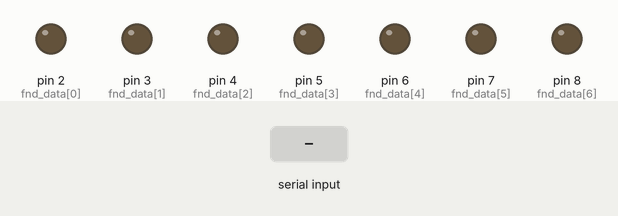
The sketch below on a simulated Arduino Uno, built with avr-gcc and run on an emulated ATmega328P. On the bench: output pins drawn as LEDs (lit = HIGH). Inputs (shaded band) come from the test bench.

Above: at 1.2 s.
1.3 s: "90,45\n" received over Serial
At 1.7 s:
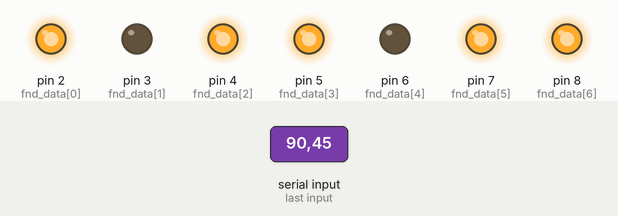
2.8 s: "30,150\n" received over Serial
At 4.0 s:
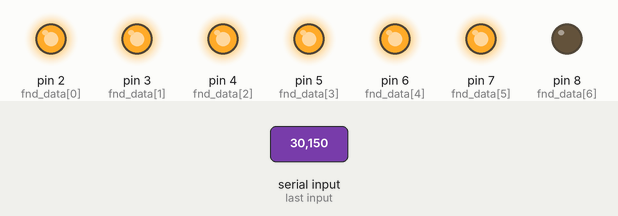
4.3 s: "200\n" received over Serial
5.8 s: "5\n" received over Serial
At 6.3 s:
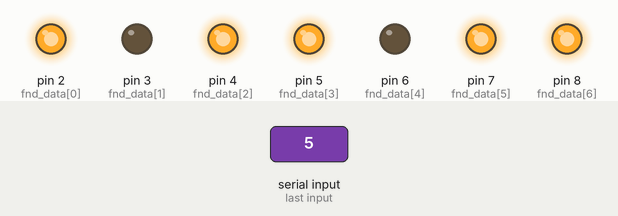
7.3 s: "90\n" received over Serial
At 8.6 s:
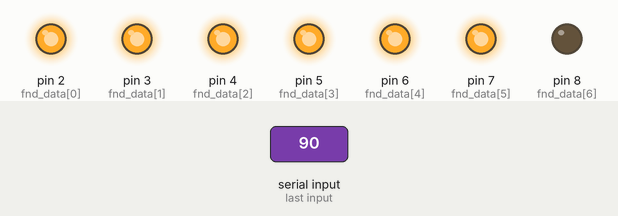
Timing chart, 0 to 9.8 s (numbered marks = the images above; inputs shaded):
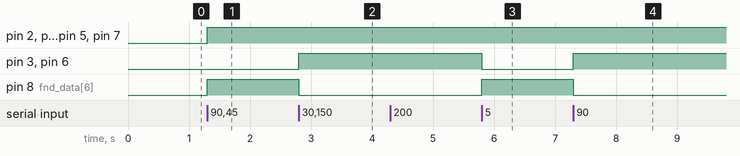

The sketch:

14_FND.ino
```cpp
const int fnd_data[7] = { 2, 3, 4, 5, 6, 7, 8};
                    // a, b, c, d, e, f, g
const int num_0[7] = { 1, 1, 1, 1, 1, 1, 0};
const int num_1[7] = { 0, 1, 1, 0, 0, 0, 0};
const int num_2[7] = { 1, 1, 0, 1, 1, 0, 1};
const int num_3[7] = { 1, 1, 1, 1, 0, 0, 1};
const int num_4[7] = { 0, 1, 1, 0, 0, 1, 1};
const int num_5[7] = { 1, 0, 1, 1, 0, 1, 1};
const int num_6[7] = { 1, 0, 1, 1, 1, 1, 1};
const int num_7[7] = { 1, 1, 1, 0, 0, 0, 0};
const int num_8[7] = { 1, 1, 1, 1, 1, 1, 1};
const int num_9[7] = { 1, 1, 1, 1, 0, 1, 1};

const int *num_dec[10] = {num_0,num_1,num_2,num_3,num_4,num_5,num_6,num_7,num_8,num_9};

void display_init(int *pin){
  for(int i=0; i<7; i++){
    pinMode(*(pin+i), OUTPUT);
  }
}
void display_set(int *pin){
  for(int i=0; i<7; i++){
    digitalWrite(*(pin+i), HIGH);
  }
}
void display_clear(int *pin){
  for(int i=0; i<7; i++){
    digitalWrite(*(pin+i), LOW);
  }
}

void display_number(int n){
  for(int i=0; i<7; i++)  {
    digitalWrite(fnd_data[i], num_dec[n][i]);
  }
}

void setup() {
  // put your setup code here, to run once:
  Serial.begin(115200);

  display_init(fnd_data);
  display_clear(fnd_data);
}

void loop() {
  // put your main code here, to run repeatedly:
  if(Serial.available()){
    char userInput = Serial.read();
    if( (userInput >= '0') && (userInput <= '9') ){
      int num = userInput - '0';
      display_number(num);
    }
  }
}
```

Measured:
- after the input at 1.3 s, pin 2 (fnd_data[0]), pin 4 (fnd_data[2]), pin 5 (fnd_data[3]), pin 7 (fnd_data[5]), pin 8 (fnd_data[6]): LOW → HIGH at once
- after the input at 2.8 s, pin 3 (fnd_data[1]), pin 6 (fnd_data[4]): LOW → HIGH at once; pin 8 (fnd_data[6]): HIGH → LOW at once
- after the input at 5.8 s, pin 3 (fnd_data[1]), pin 6 (fnd_data[4]): HIGH → LOW at once; pin 8 (fnd_data[6]): LOW → HIGH at once
- after the input at 7.3 s, pin 3 (fnd_data[1]), pin 6 (fnd_data[4]): LOW → HIGH at once; pin 8 (fnd_data[6]): HIGH → LOW at once
